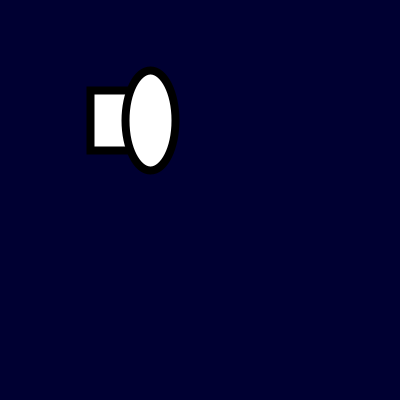
Frame 1 (no input)
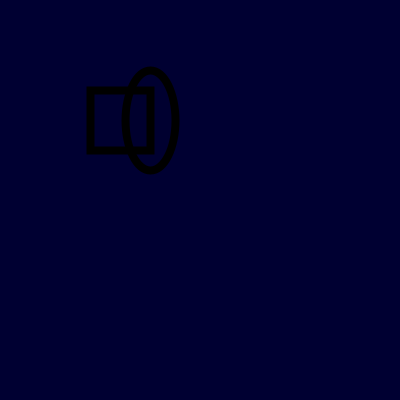
Frame 60 (the mouse pressed at the canvas centre just before this capture)
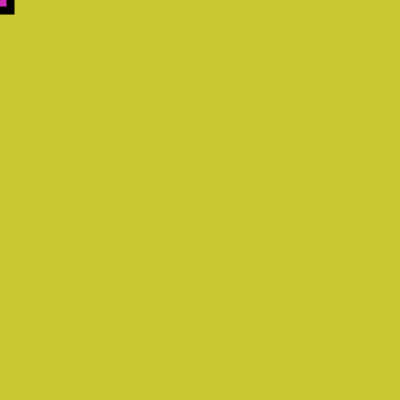
Frame 120 (the mouse held since frame 60 and released just before this capture)

The Processing sketch that drew these frames (run headless with seeded random() and noise(); from frame 60 on, the mouse is pressed at the canvas centre):

// Processing sketch: processing_164780
// ── processing_164780.pde

void setup() {
  size(400,400);
  strokeWeight(8);
  smooth();
}

void draw() {
  background(mouseX, mouseY, 50);
  float angle = map(mouseX, 0, width, 0, TWO_PI);
  translate(50, 50);
  rotate(angle);
  rect(40, 40, 60, 60);
  ellipse(mouseX+100, 70, mouseY+50, 100);
  fill(mouseX+10, 10, mouseY+10, mouseX+10);
}
